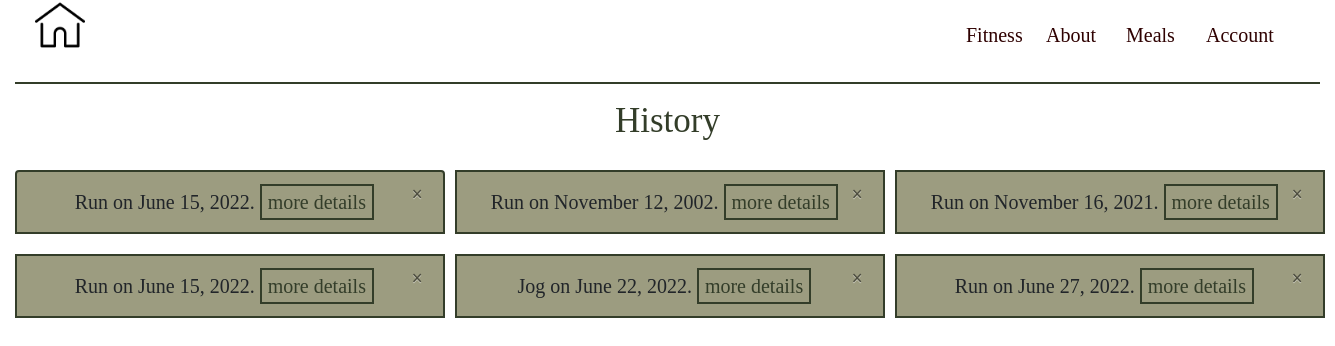
The app's page /history (signed in), older data.
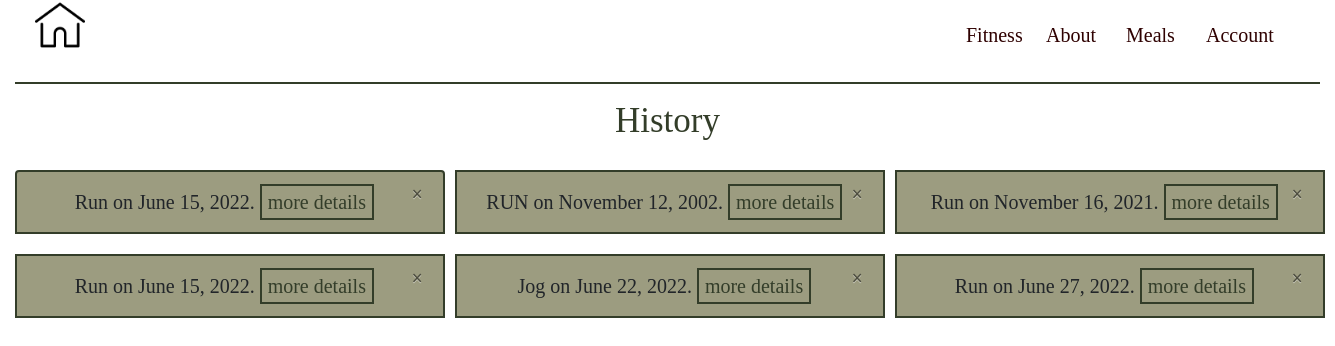
The same page, newer data.
### website/models.py (models this page shows)
class Workout(db.Model):
  id = db.Column(db.Integer, primary_key = True)
  type = db.Column(db.String(150))
  time = db.Column(db.Integer)
  distance = db.Column(db.Float)
  date = db.Column(db.DateTime(timezone=True), default = func.now())
  notes = db.Column(db.String(150))
  user_id = db.Column(db.Integer, db.ForeignKey('user.id'))

### website/auth.py (the view)
@auth.route('/history', methods=['GET', 'POST'])
def history():
  return render_template("history.html", user= current_user)

### website/__init__.py (called while the page is built)
def create_app():
    app = Flask(__name__)
    app.config['SECRET_KEY'] = 'jdifhjn fi sthehh ashet smile'
    app.config['SQLALCHEMY_DATABASE_URI'] = f'sqlite:///{DB_NAME}'
    app.config['SECURITY_RECOVERABLE'] = True
    db.init_app(app)
    from .views import views
    from .auth import auth
    app.register_blueprint(views, url_prefix='/')
    app.register_blueprint(auth, url_prefix='/')
    from .models import User, Workout
    create_database(app)
    login_manager = LoginManager()
    login_manager.login_view = 'auth.login'
    login_manager.init_app(app)
    @login_manager.user_loader
    def load_user(id):
        return User.query.get(int(id))
    return app

### website/templates/history.html (shortened to what this page needs)
{%extends "base.html"%}
{%block content%}
<h1>History</h1>
<div id = "workouts" class="four_grid">
  {% for workout in user.workouts%}
    <li class = "list-group-item"style="background-color: #9c9c80; margin-top: 20px;
    font-size: 20px; text-align: center; width: 430px; border: 2px solid #333D29;">
      {{workout.type}} on {{workout.date.strftime("%B")}} {{workout.date.strftime("%d")}}, {{workout.date.strftime("%Y")}}.
      <button type="button" style="background-color: #9c9c80; color: #333D29; border: 2px solid #333D29;"
      onclick="document.getElementById({{workout.id}}).style.display='block'"
      style="width:auto;">more details</button>
      <button type="button" class="close" onclick="deleteWorkout({{workout.id}})">
        <span aria-hidden="true">&times;</span>
      </button>
    </li>
  {% endfor %}
</div>
{% endblock %}

### website/templates/base.html (shortened to what this page needs)
<!DOCTYPE html>
<html>
<head>
  <link
  rel="stylesheet"
  href="https://stackpath.bootstrapcdn.com/bootstrap/4.4.1/css/bootstrap.min.css"
  />
  <link
    rel="stylesheet"
    href="https://stackpath.bootstrapcdn.com/font-awesome/4.7.0/css/font-awesome.min.css"
  />
  <link rel="stylesheet" type="text/css" href="../static/style4.css">
</head>
<body>
  <div id="menu_bar" class="top_menu">
    <a style="text-align: left;" href="/">
      <img src="../static/Images/home.png" width='50' alt="home logo">
    </a>
    <div class="dropdown">
      <button onclick="location.href = '/fitness';" class="dropbtn">Fitness</button>
    </div>
    <div class="dropdown">
      <button onclick="location.href = '/about';" class="dropbtn">About</button>
    </div>
    <div class="dropdown">
      <button onclick="location.href = '/meals';" class="dropbtn">Meals</button>
    </div>
    <div class="dropdown">
      <button onclick="dropDown()" class="dropbtn">Account</button>
    </div>
  </div>
  <hr style="border: 1px solid #333D29">
  {%block content%}
  {%endblock%}
</body>
</html>

### website/static/style4.css (style rules this page uses)
body { background-color: white; }
h1 { font-size: 35px; color: #333D29; font-family: 'Barlow'; text-align: center; }
body { margin-left: 15px; margin-right: 15px; font-family: 'Barlow'; }
div.top_menu { text-align: center; padding-left: 20px; padding-right: 50px; display: block; display: grid; grid-template-columns: auto 80px 80px 80px 80px; }
.dropbtn { margin-top: 4px; background-color: white; font-family: 'Barlow'; color: rgb(47, 1, 1); font-size: 20px; padding: 16px; border: none; cursor: pointer; }
.dropdown { float: right; position: relative; }
.four_grid { text-align: left; display: grid; grid-template-columns: auto auto auto; justify-content: space-evenly; grid-column-gap: 10px; }
button[type=button] { font-family: 'Barlow'; font-size: 20px; border: none; cursor: pointer; }

Row changes from the older to the newer data that the page shows:
changed Workout: type "Run" → "RUN"
